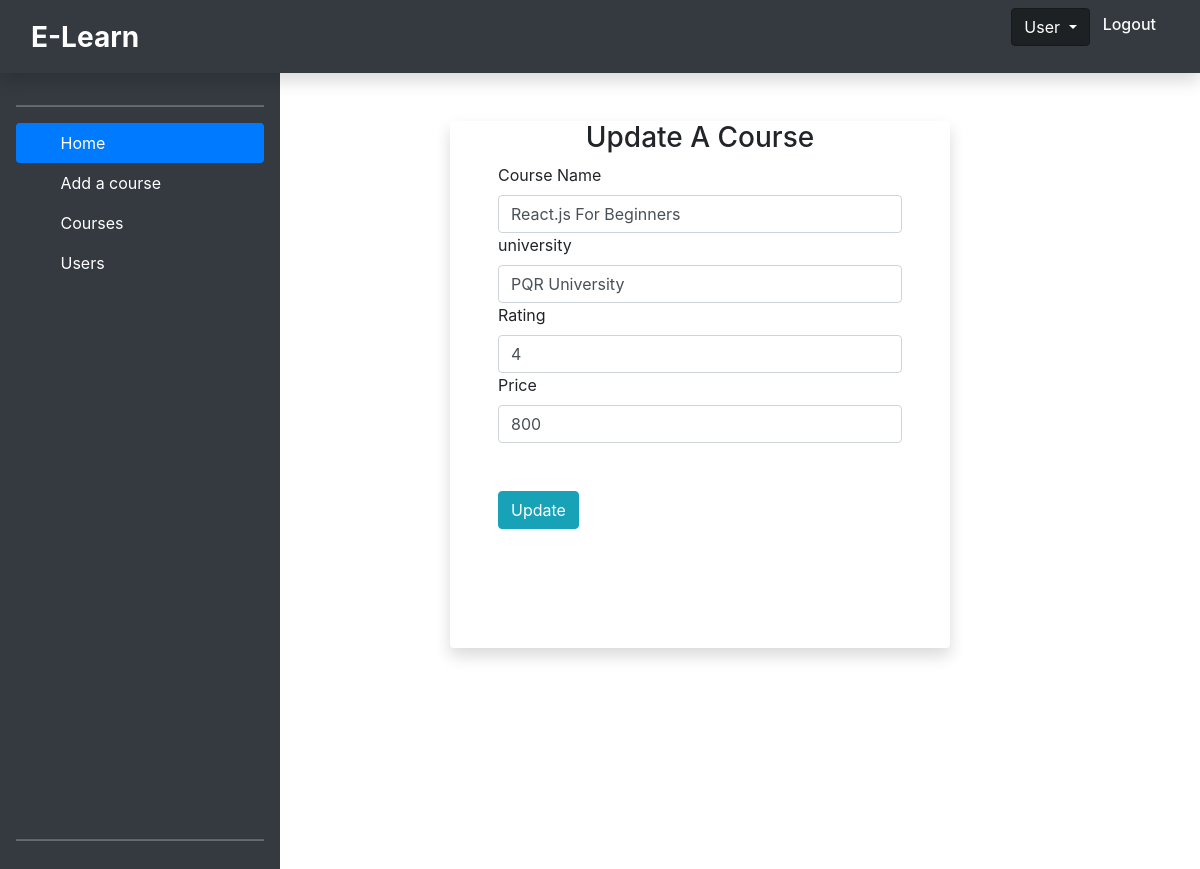
The page /admin/update.php?id=15 on the database its author committed.
### tables this page shows
CREATE TABLE `courses` (
  `cid` int(11) NOT NULL,
  `coursename` varchar(50) DEFAULT NULL,
  `university` varchar(50) DEFAULT 'Unknown',
  `rating` int(11) DEFAULT NULL,
  `price` int(11) DEFAULT NULL,
  `image` varchar(1000) DEFAULT NULL
);

### admin/update.php (the view, shortened to what this page needs)
<?php
    require('admin-navbar.php');
    require('connection.php');
    if(isset($_GET['id'])){
        $sql="SELECT * FROM courses WHERE cid='$_GET[id]'";
        $arr=$con->query($sql);
        if($arr){
            $row=mysqli_fetch_assoc($arr);
        }
        else "not found";
    }
    else{
        echo 'notset';
    }
?>
<div class="">
    <div class="container-fluid">
        <div class="row" style="height:100%;">
            <div class="col-lg-3 p-0 mb-0 m-0" ">
                <?php require('admin-sidebar.php'); ?>
            </div>
            <div class="d-flex col-lg-8 mt-5 justify-content-center">
                <div class="shadow rounded pe-5 ps-5" style="width:500px; height:70%">
	 				<h3 class="text-center">Update A Course</h3>
                     <form method="post" >
	 					<label>Course Name</label>
	 					<input type="text" name="name" class="form-control" value="<?= $row['coursename']?>">
                        <label>university</label>
	 					<input type="text" name="university" class="form-control" value="<?= $row['university']?>">
                        <label>Rating</label>
	 					<input type="number" name="rating" class="form-control" value="<?= $row['rating']?>">
                        <label>Price</label>
	 					<input type="number" name="price" class="form-control" value="<?= $row['price']?>">
	 					<input type="submit" name="update" class="btn btn-info my-5" value="Update">
	 				</form>
	 			</div>
            </div>
        </div>
    </div>
</div>

### rows shown on the page
courses: name "React.js For Beginners", university "PQR University", rating "4", price "800"
